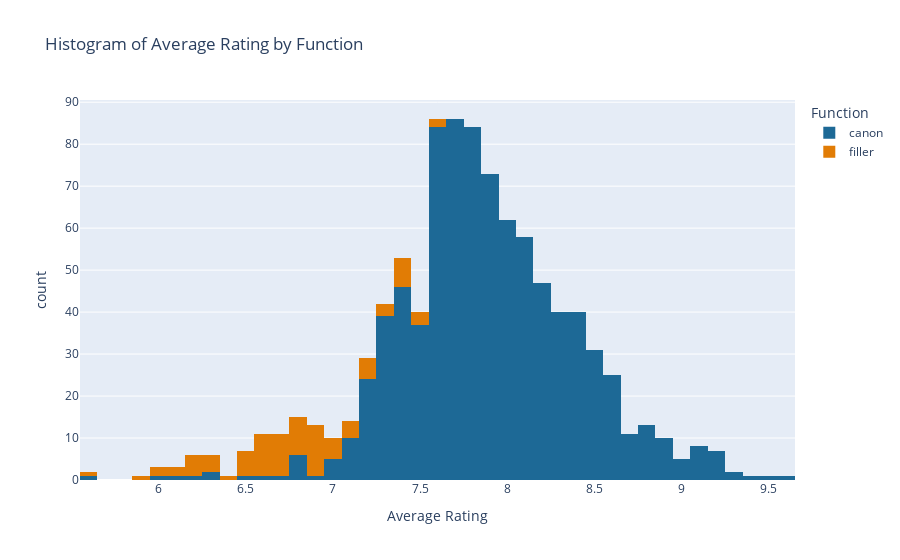

Here is the notebook cell this chart was saved with:
### Code cell
# Create the histogram using Plotly Express and color by 'Function'
fig = px.histogram(df, 
                   x='average_rating',  # Data for the histogram
                   color='Function',  # Color by 'Function'
                   nbins=50,  # Number of bins (you can adjust this)
                   title='Histogram of Average Rating by Function',
                   labels={'average_rating': 'Average Rating', 'count': 'Count'},  # Axis labels
                   color_discrete_map=function_color_map  # Apply custom color map
)

# Show the figure
fig.show()

print(fig)

### Figure 1 — Plotly figure (JSON) as saved in the notebook; plotly's stock layout.template omitted (floating-point values rounded to 4 significant figures; data arrays with more than 128 entries replaced by an {"elided": "..."} marker saying what was removed)
{"data": [{"alignmentgroup": "True", "bingroup": "x", "hovertemplate": "Function=canon<br>Average Rating=%{x}<br>count=%{y}<extra></extra>", "legendgroup": "canon", "marker": {"color": "rgb(29, 105, 150)", "pattern": {"shape": ""}}, "name": "canon", "nbinsx": 50, "offsetgroup": "canon", "orientation": "v", "showlegend": true, "type": "histogram", "x": {"elided": "866 float values"}, "xaxis": "x", "yaxis": "y"}, {"alignmentgroup": "True", "bingroup": "x", "hovertemplate": "Function=filler<br>Average Rating=%{x}<br>count=%{y}<extra></extra>", "legendgroup": "filler", "marker": {"color": "rgb(225, 124, 5)", "pattern": {"shape": ""}}, "name": "filler", "nbinsx": 50, "offsetgroup": "filler", "orientation": "v", "showlegend": true, "type": "histogram", "x": [6.3, 6.3, 7.1, 6.8, 6.7, 6.6, 6.8, 7.1, 7.2, 6.7, 6.8, 7, 6.8, 6.9, 6.9, 7, 6.7, 6.9, 6.6, 7.2, 6.9, 6.9, 6.8, 7.5, 7.2, 7.4, 7.1, 7.4, 7.6, 7.5, 7.4, 7.3, 7.4, 7.5, 7.6, 7.4, 7.1, 6.9, 7.3, 7, 6.8, 6.8, 6.9, 6.6, 6.6, 6.7, 6.6, 6.2, 6, 6.2, 6.8, 6.2, 6.4, 6.7, 6.5, 6.6, 6.6, 6.5, 6.7, 6.6, 5.6, 6.5, 6.5, 7.4, 6.1, 6.1, 6.9, 6.5, 6.6, 6.6, 7.2, 6.9, 6.2, 6.3, 7, 7, 6.9, 6.7, 5.9, 6.9, 6.8, 6.7, 6.9, 6.5, 6.7, 6.7, 7.2, 7.3, 7.4, 6.2, 6, 6.3], "xaxis": "x", "yaxis": "y"}], "layout": {"barmode": "relative", "legend": {"title": {"text": "Function"}, "tracegroupgap": 0}, "title": {"text": "Histogram of Average Rating by Function"}, "xaxis": {"anchor": "y", "domain": [0, 1], "title": {"text": "Average Rating"}}, "yaxis": {"anchor": "x", "domain": [0, 1], "title": {"text": "count"}}}}
